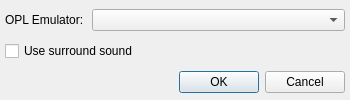
<?xml version="1.0" encoding="UTF-8"?>
<ui version="4.0">
 <class>SettingsDialog</class>
 <widget class="QDialog" name="SettingsDialog">
  <property name="geometry">
   <rect>
    <x>0</x>
    <y>0</y>
    <width>350</width>
    <height>100</height>
   </rect>
  </property>
  <property name="minimumSize">
   <size>
    <width>350</width>
    <height>100</height>
   </size>
  </property>
  <property name="maximumSize">
   <size>
    <width>350</width>
    <height>100</height>
   </size>
  </property>
  <property name="windowTitle">
   <string>AdPlug Plugin Settings</string>
  </property>
  <widget class="QWidget" name="layoutWidget">
   <property name="geometry">
    <rect>
     <x>5</x>
     <y>5</y>
     <width>340</width>
     <height>95</height>
    </rect>
   </property>
   <layout class="QGridLayout" name="gridLayout">
    <item row="0" column="1" colspan="3">
     <widget class="QComboBox" name="emulator_combo"/>
    </item>
    <item row="2" column="2" colspan="2">
     <widget class="QDialogButtonBox" name="buttonBox">
      <property name="orientation">
       <enum>Qt::Horizontal</enum>
      </property>
      <property name="standardButtons">
       <set>QDialogButtonBox::Cancel|QDialogButtonBox::Ok</set>
      </property>
     </widget>
    </item>
    <item row="1" column="0" colspan="2">
     <widget class="QCheckBox" name="surround">
      <property name="focusPolicy">
       <enum>Qt::NoFocus</enum>
      </property>
      <property name="text">
       <string>Use surround sound</string>
      </property>
     </widget>
    </item>
    <item row="0" column="0">
     <widget class="QLabel" name="label">
      <property name="text">
       <string>OPL Emulator:</string>
      </property>
     </widget>
    </item>
   </layout>
  </widget>
 </widget>
 <resources/>
 <connections>
  <connection>
   <sender>buttonBox</sender>
   <signal>accepted()</signal>
   <receiver>SettingsDialog</receiver>
   <slot>accept()</slot>
   <hints>
    <hint type="sourcelabel">
     <x>248</x>
     <y>151</y>
    </hint>
    <hint type="destinationlabel">
     <x>157</x>
     <y>179</y>
    </hint>
   </hints>
  </connection>
  <connection>
   <sender>buttonBox</sender>
   <signal>rejected()</signal>
   <receiver>SettingsDialog</receiver>
   <slot>reject()</slot>
   <hints>
    <hint type="sourcelabel">
     <x>316</x>
     <y>151</y>
    </hint>
    <hint type="destinationlabel">
     <x>286</x>
     <y>179</y>
    </hint>
   </hints>
  </connection>
 </connections>
 <slots>
  <slot>restore_defaults()</slot>
 </slots>
</ui>
